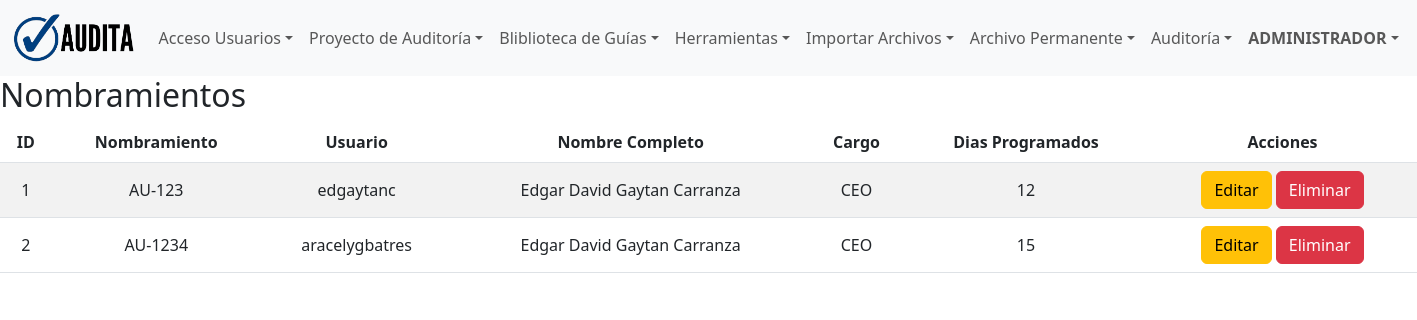
The app's page /herramientas/listar_nombramientos/ (signed in) with its own data.
### users/models.py (models this page shows)
class CustomUser(AbstractUser):
    is_activated = models.BooleanField(default=False)
    groups = models.ManyToManyField(
        'auth.Group',
        verbose_name='groups',
        blank=True,
        help_text='The groups this user belongs to. A user will get all permissions granted to each of their groups.',
        related_query_name='user',
        related_name='customuser_set',  # Add this line
    )
    user_permissions = models.ManyToManyField(
        'auth.Permission',
        verbose_name='user permissions',
        blank=True,
        help_text='Specific permissions for this user.',
        related_query_name='user',
        related_name='customuser_set',  # Add this line
    )

### herramientas/models.py (models this page shows, shortened)
class Nombramiento(models.Model):
    user = models.ForeignKey(settings.AUTH_USER_MODEL, null=True,blank=True, on_delete=models.CASCADE, verbose_name='Usuario')
    nombramiento =      models.CharField(max_length=10, null=False, blank=False, unique=True, verbose_name='Nombramiento')
    nombre_completo =   models.CharField(max_length=100, null=False,blank=False, verbose_name='Nombre Completo')
    cargo =             models.CharField(max_length=30, null=False, blank=False, verbose_name='Cargo')
    dias_programados =  models.IntegerField(default=0, verbose_name='Días Programados')
    class Meta:
        db_table = 'nombramiento'
        verbose_name = 'Nombramiento'
        verbose_name_plural = 'Nombramientos'
        ordering = ['id']

### herramientas/views.py (the view)
# urls.py: path('listar_nombramientos/', views.listar_nombramientos,name='listar_nombramientos'),
@login_required
@entidad_requerida
def listar_nombramientos(request):
    nombramientos = Nombramiento.objects.all()
    context = {'nombramientos': nombramientos}
    return render(request, 'herramientas/listar_nombramientos.html', context)

### templates/herramientas/listar_nombramientos.html
{% extends 'layout/base.html' %}
{% load crispy_forms_tags %}
{% load static %}
{% block 'content' %}
<h2>Nombramientos</h2>
<table class="table table-striped">
  <thead>
    <tr>
      <th>ID</th>
      <th>Nombramiento</th>
      <th>Usuario</th>
      <th>Nombre Completo</th>
      <th>Cargo</th>
      <th>Dias Programados</th>
      <th>Acciones</th>
    </tr>
  </thead>
  <tbody>
    {% for nombramiento in nombramientos %}
      <tr>
        <td>{{ nombramiento.id }}</td>
        <td>{{ nombramiento.nombramiento}}</td>
        <td>{{ nombramiento.user }}</td>
        <td>{{ nombramiento.nombre_completo }}</td>
        <td>{{ nombramiento.cargo }}</td>
        <td>{{ nombramiento.dias_programados}}</td>
        <td>
          <a href="{% url 'editar_nombramiento' nombramiento.id %}" class="btn btn-warning">Editar</a>
          <a href="{% url 'eliminar_nombramiento' nombramiento.id %}" class="btn btn-danger">Eliminar</a>
        </td>
      </tr>
    {% endfor %}
  </tbody>
</table>
{% endblock 'content' %}

### templates/layout/partials/menu.html (shortened to what this page needs)
{% load static %}
<header>
    <nav class="navbar navbar-expand-lg navbar-light bg-light">
        <div class="container-fluid">
            <a class="navbar-brand" href="{% url 'index' %}"><img
                    src="{% static 'img/logo-horizontal-menu.png' %}" height="50" loading="lazy"
                    alt=""></a>
            <div class="collapse navbar-collapse" id="navbarNav">
                <ul class="navbar-nav">
                    <li class="nav-item dropdown">
                        <a class="nav-link dropdown-toggle" href="#"
                            role="button" data-bs-toggle="dropdown"
                            aria-expanded="false">Acceso Usuarios</a>
                    </li>
                    <li class="nav-item dropdown">
                        <a class="nav-link dropdown-toggle" href="#"
                            role="button" data-bs-toggle="dropdown"
                            aria-expanded="false">Proyecto de Auditoría</a>
                    </li>
                    <li class="nav-item dropdown">
                        <a class="nav-link dropdown-toggle" href="#"
                            role="button" data-bs-toggle="dropdown"
                            aria-expanded="false">Bliblioteca de Guías</a>
                    </li>
                    <li class="nav-item dropdown">
                        <a class="nav-link dropdown-toggle" href="#"
                            role="button" data-bs-toggle="dropdown"
                            aria-expanded="false">Herramientas</a>
                    </li>
                    <li class="nav-item dropdown">
                        <a class="nav-link dropdown-toggle" href="#"
                            role="button" data-bs-toggle="dropdown"
                            aria-expanded="false">Importar Archivos</a>
                    </li>
                    <li class="nav-item dropdown">
                        <a class="nav-link dropdown-toggle" href="{% url 'archivo' %}"
                            aria-expanded="false">Archivo Permanente</a>
                    </li>
                    <li class="nav-item dropdown">
                        <a class="nav-link dropdown-toggle" href="#"
                            role="button" data-bs-toggle="dropdown"
                            aria-expanded="false">Auditoría</a>
                    </li>
                    <li class ="nav-item dropdown">
                        <a class ="nav-link dropdown-toggle" href="#"
                            role="button" data-bs-toggle="dropdown"
                            aria-expanded="false"><b>{{user.username|upper}}</b></a>
                    </li>
                </ul>
            </div>
        </div>
    </nav>
</header>

### static/css/styles.css (style rules this page uses)
td { text-decoration: none; }
th, td { text-align: center; vertical-align: middle; }

### records on screen
CustomUser: username "ADMINISTRADOR"
Nombramiento: id "1", nombramiento "AU-123", user "edgaytanc", nombre_completo "Edgar David Gaytan Carranza", cargo "CEO", dias_programados "12"
Nombramiento: id "2", nombramiento "AU-1234", user "aracelygbatres", nombre_completo "Edgar David Gaytan Carranza", cargo "CEO", dias_programados "15"
